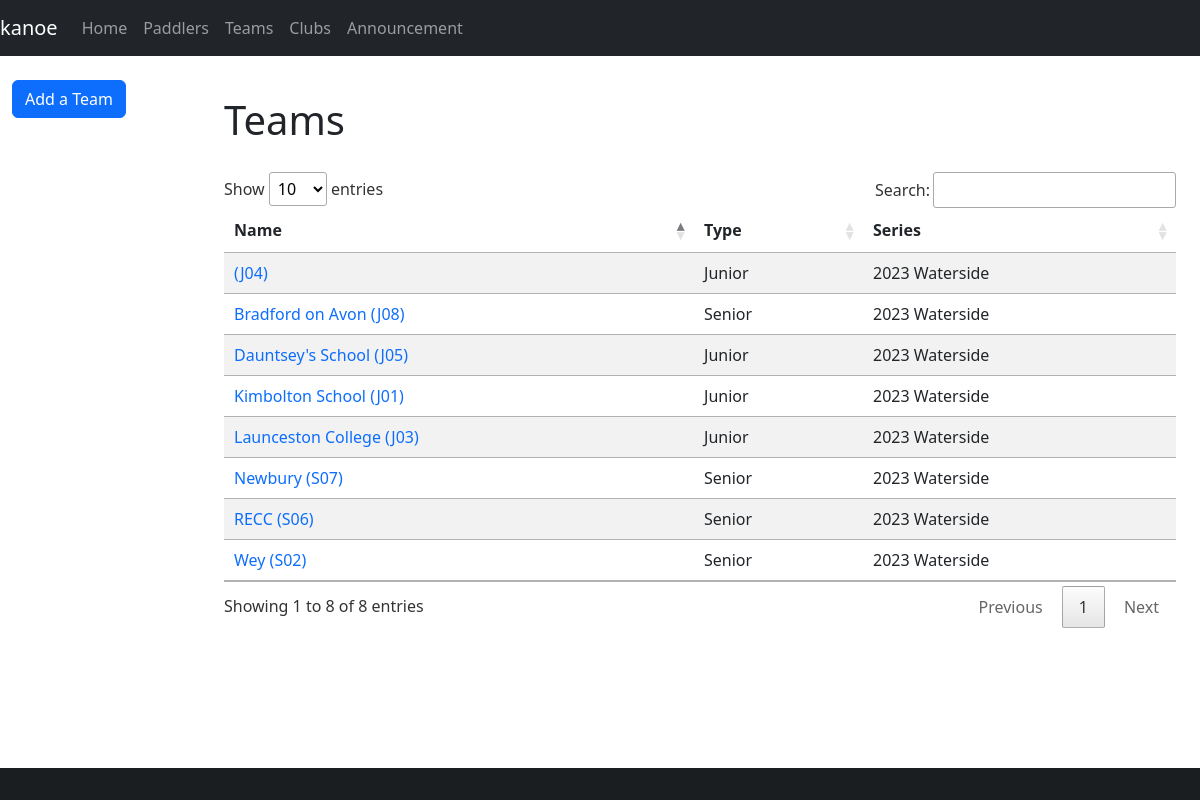
The page /teams on the database its author committed.
### database/database/team.py (models this page shows, shortened)
class Team(Base):
    __tablename__ = "team"
    __table_args__ = (
        UniqueConstraint("name", "series_id", name="uq_team_name_series"),
    )
    id = Column(Integer, primary_key=True)
    name = Column(String)
    team_type_id = Column(Integer, ForeignKey(TeamType.id), nullable=False)
    series_id = Column(Integer, ForeignKey(Series.id), index=True, nullable=False)
    type = relationship(TeamType, backref="teams")
    series = relationship(Series, backref="teams", lazy="joined")

class TeamType(Base):
    __tablename__ = "team_type"
    id = Column(Integer, primary_key=True)
    label = Column(String, nullable=False)
    def __str__(self):
        return self.label

### database/database/series.py (models this page shows, shortened)
class Series(Base):
    __tablename__ = "series"
    id = Column(Integer, primary_key=True)
    name = Column(String)
    def __str__(self):
        return self.name

### kanoe/views/team.py (the view)
@blueprint.route("/teams")
@login_required
def teams():
    teams = session.query(db.Team).all()
    return render_template("teams.j2", teams=teams)

### kanoe/templates/teams.j2 (shortened to what this page needs)
{% extends "base-fluid.j2" %}
{% import "common/selector.j2" as selector %}
{% block styles %}
{% include 'common/datatables-css.j2' %}
{% endblock %}
{% block content %}
<h1>Teams</h1>
<div class="row">
  <div class="col-sm-12">
    <table id="teams" class="table table-striped">
      <thead>
        <tr>
          <th>Name</th>
          <th>Type</th>
          <th>Series</th>
        </tr>
      </thead>
      <tbody>
        {% for team in teams %}
        <tr>
          <td><a href="{{ url_for('kanoe.team', team_id=team.id) }}">{{ team.name }}</a></td>
          <td>{{ team.type }}</td>
          <td>{{ team.series }}</td>
        </tr>
        {% endfor %}
      </tbody>
    </table>
  </div>
</div>
{% endblock %}
{% block sidebar %}
{% include 'sidebar-team.j2' %}
{% endblock %}

### kanoe/static/css/styles.css (style rules this page uses)
:root { --colour-yellow: #fed00c; --colour-yellow-muted: #ffe269; }
body { padding-top: 60px; }
.row > * { margin-top: 20px; }
a { text-decoration: none; }

### rows shown on the page
Team: name "Kimbolton School (J01)", type "Junior", series "2023 Waterside"
Team: name "Wey (S02)", type "Senior", series "2023 Waterside"
Team: name "Newbury (S07)", type "Senior", series "2023 Waterside"
Team: name "RECC (S06)", type "Senior", series "2023 Waterside"
Team: name "Launceston College (J03)", type "Junior", series "2023 Waterside"
Team: name "Bradford on Avon (J08)", type "Senior", series "2023 Waterside"
Team: name "Dauntsey's School (J05)", type "Junior", series "2023 Waterside"
Team: name "(J04)", type "Junior", series "2023 Waterside"
